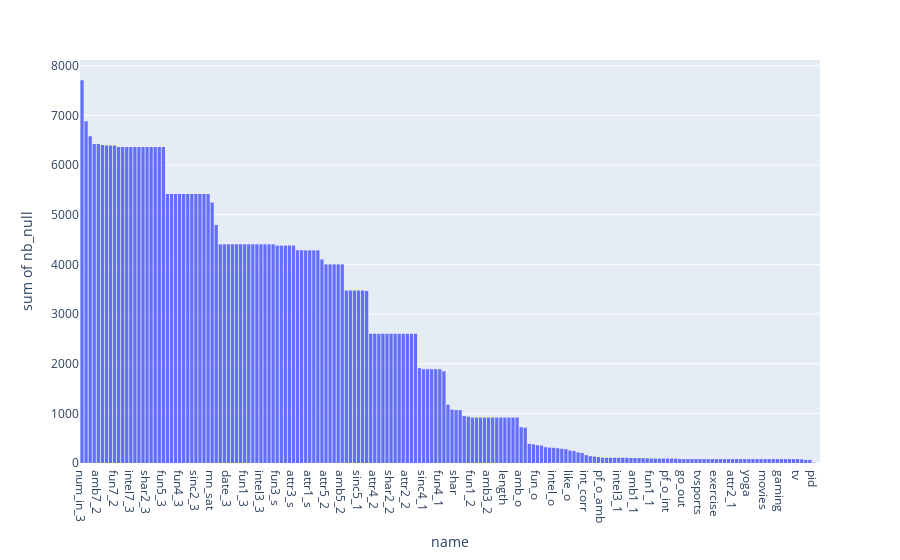

Notebook source saved alongside this figure:
### Markdown cell above
## Analyse des colonnes ("valeurs manquantes", "valeurs uniques", ...)

### Code cell
cols_name = []
cols_nb_null = []
cols_nb_unique = []
cols_cat = []
for col in data.columns :
    cols_name.append(col)
    cols_nb_null.append(data[col].isnull().sum())
    cols_nb_unique.append(data[col].nunique())
    cat = col[len(col)-2::]
    if cat in ["_1", "_s", "_2", "_3"] :
        cat = cat[1]
    else :
        cat = "0"
    cols_cat.append(cat)
    
cols_infos = pd.DataFrame({"name" : cols_name, "nb_null" : cols_nb_null, "nb_unique" : cols_nb_unique, "cat" : cols_cat})

cols_infos.sort_values(by="nb_null", ascending=False, inplace=True)


px.histogram(cols_infos, x = "name", y = "nb_null")

### Figure 1 — Plotly figure (JSON) as saved in the notebook; plotly's stock layout.template omitted (floating-point values rounded to 4 significant figures; data arrays with more than 128 entries replaced by an {"elided": "..."} marker saying what was removed)
{"data": [{"alignmentgroup": "True", "bingroup": "x", "histfunc": "sum", "hovertemplate": "name=%{x}<br>sum of nb_null=%{y}<extra></extra>", "legendgroup": "", "marker": {"color": "#636efa", "pattern": {"shape": ""}}, "name": "", "offsetgroup": "", "orientation": "v", "showlegend": false, "type": "histogram", "x": {"elided": "195 str values"}, "xaxis": "x", "y": {"elided": "195 int values"}, "yaxis": "y"}], "layout": {"barmode": "relative", "legend": {"tracegroupgap": 0}, "margin": {"t": 60}, "xaxis": {"anchor": "y", "domain": [0, 1], "title": {"text": "name"}}, "yaxis": {"anchor": "x", "domain": [0, 1], "title": {"text": "sum of nb_null"}}}}
